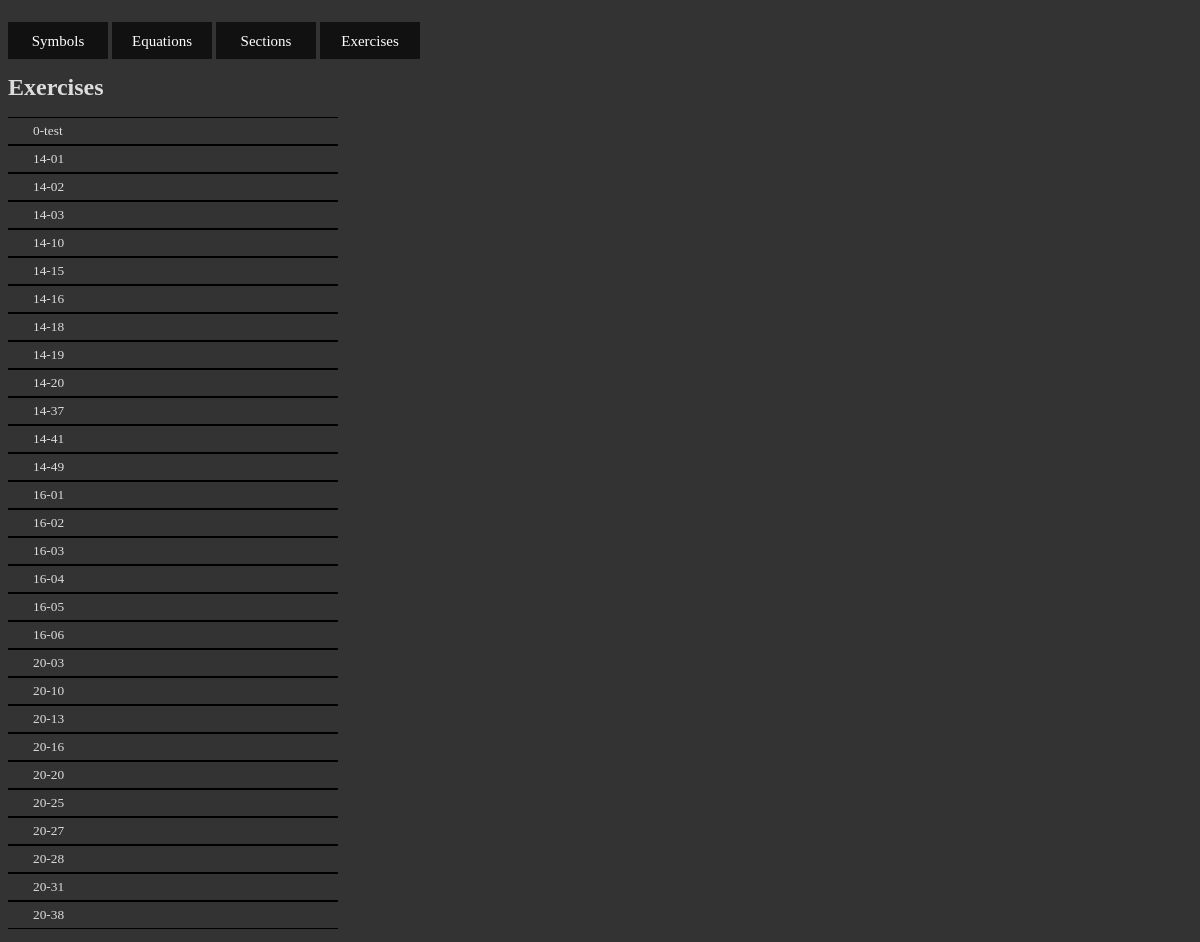
The page /exercises/ on the database its author committed.
### per/models.py (models this page shows, shortened)
class Exercise(models.Model):
	sec = models.ForeignKey(Section)
	text = models.TextField()
	img = models.CharField(max_length = 100)
	title = models.CharField(max_length = 100)
	conceptual = models.BooleanField(default = False)
	calculus = models.BooleanField(default = False)
	class Meta:
		ordering = ('title',)

### per/views.py (the view)
# urls.py: url(r'^exercises/$', views.exercises, name='exercises'),
def exercises(request):
    exc_list = Exercise.objects.order_by('title')
    context = {'exc_list': exc_list}
    return render(request, 'per/exercises.html', context)

### per/templates/per/exercises.html (shortened to what this page needs)
<!DOCTYPE html>
<html>
	<head>
	{% load staticfiles %}
	<link rel="stylesheet" type="text/css" href="{{ STATIC_URL }}per/css/btn.css">
	<link rel="stylesheet" type="text/css" href="{{ STATIC_URL }}per/css/global.css">
	<link rel="stylesheet" type="text/css" href="{{ STATIC_URL }}per/css/dashboard.css">
	</head>
	<body>
	<div id="list">
	<div id = "buttons" style="height:50px;">
	<a href="/symbols" class="btn"><span>Symbols</span></a>
	<a href="/equations" class="btn"><span>Equations</span></a>
	<a href="/sections" class="btn"><span>Sections</span></a>
	<a href="/exercises" class="btn"><span>Exercises</span></a>
	</div>
		{% if exc_list %}
    		<ul id = "navList">
    		<h1>Exercises</h1>
    		{% for exc in exc_list %}
    			<li data-sym="{{ exc.id }}">{{ exc.title }}
    			</li>
		    {% endfor %}
    		</ul>
		{% else %}
    		<p>No exercises are available.</p>
		{% endif %}
	</div>
	</body>
</html>

### per/static/per/css/btn.css (style rules this page uses)
.btn { display: inline-block; }
.btn span { text-align: center; display: inline-block; margin-top: 14px; padding-top: 12px; width: 100px; height: 25px; font-family: "Impact"; color: white; font-size: 15px; line-height: 1; background: #111; }

### per/static/per/css/global.css (style rules this page uses)
body { font-family: "Trebuchet MS"; background: #333; color: #DDD; }
#list { float: left; width:40%; }
h1 { font-size: 24px; color: #DDD; }
a:link { text-decoration: none; color: #DDD; }
ul { list-style: none; padding-left: 0; font-size: 10pt; }
li { border-bottom: 1px solid black; border-top: 1px solid #000; padding: 5px; padding-left: 25px; width: 300px }
a { display: block; height: 100%; }

### rows shown on the page
Exercise: title "0-test"
Exercise: title "14-01"
Exercise: title "14-02"
Exercise: title "14-03"
Exercise: title "14-10"
Exercise: title "14-15"
Exercise: title "14-16"
Exercise: title "14-18"
Exercise: title "14-19"
Exercise: title "14-20"
Exercise: title "14-37"
Exercise: title "14-41"
Exercise: title "14-49"
Exercise: title "16-01"
Exercise: title "16-02"
Exercise: title "16-03"
Exercise: title "16-04"
Exercise: title "16-05"
Exercise: title "16-06"
Exercise: title "20-03"
Exercise: title "20-10"
Exercise: title "20-13"
Exercise: title "20-16"
Exercise: title "20-20"
Exercise: title "20-25"
Exercise: title "20-27"
Exercise: title "20-28"
Exercise: title "20-31"
Exercise: title "20-38"
